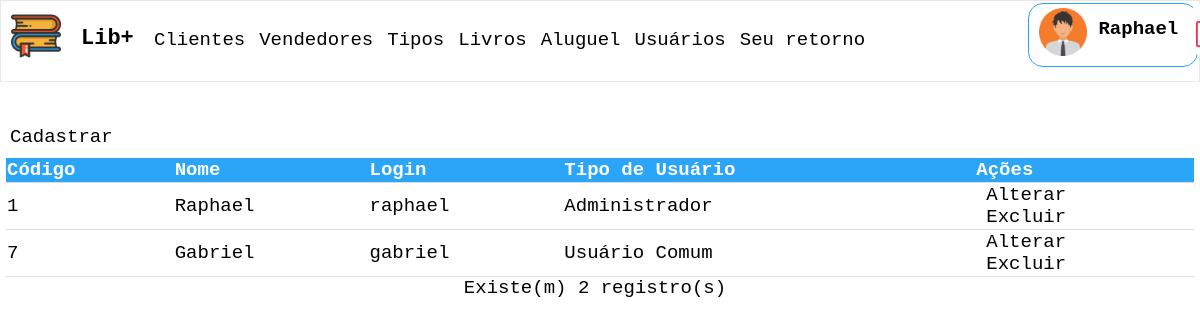
The page /listar_usuarios.php (signed in) on the database its author committed.
### tables this page shows
CREATE TABLE `usuario` (
  `id` int(11) NOT NULL,
  `nome` varchar(150) NOT NULL,
  `usuario` varchar(50) NOT NULL,
  `senha` varchar(100) NOT NULL,
  `sexo` varchar(30) NOT NULL,
  `tipo` varchar(200) NOT NULL
);

### listar_usuarios.php (the view, shortened to what this page needs)
<!DOCTYPE html>
<html lang="pt=br">
	<head>
	</head>
	<body>
		<?php include('menu.php'); ?>
		<a class="button_cadastrar" href="cadastrar_usuarios.php">Cadastrar</a>
		<table class="tabela">
			<thead class="thead_tabela">
				<tr class="tr_tabela">
					<th>Código</th>
					<th>Nome</th>
					<th>Login</th>
					<th>Tipo de Usuário</th>
					<th>Ações</th>
				</tr>
			</thead>
			<tbody class="tbody_tabela">
			<?php
				$sql = 'SELECT id, nome, usuario, tipo FROM usuario';
				$query = mysqli_query($conexao, $sql);
				while ($item = mysqli_fetch_array($query, MYSQLI_ASSOC)) {
			?>
				<tr>
					<td><?php echo $item['id']; ?></td>
					<td><?php echo $item['nome']; ?></td>
					<td><?php echo $item['usuario']; ?></td>
					<td><?php echo $item['tipo']; ?></td>
					<td>
						<a href="alterar_usuarios.php?id=<?php echo $item['id']; ?>">Alterar</a><br>
						<a href="excluir_usuarios.php?id=<?php echo $item['id']; ?>">Excluir</a>
					</td>
				</tr>
			<?php
				}
			?>
			</tbody>
		</table>
		<p> Existe(m) <?php echo mysqli_num_rows($query); ?> registro(s)</p>
	</body>
</html>

### css/style.css (style rules this page uses)
body { background: white; font-family: 'Calibri', monospace; font-style: normal; font-size: 19px; margin: 0px; }
.tabela { width: 99%; margin-top: 10px; margin-left: 0.5%; padding: 5px; height: 80px; border-collapse: collapse; }
th { text-align: left; }
.tabela thead { background-color: #2ba5f7; color: white; }
.tabela tbody, tr { border-bottom: 1px solid #dddddd; }
p { text-align: center; margin: 0 10px 0px 0px; }
a { color: black; margin-left: 10px; border-radius: 15px; background-color: white; text-decoration: none; font-weight: normal; }

### rows shown on the page
usuario: id "1", nome "Raphael", usuario "raphael", tipo "Administrador"
usuario: id "7", nome "Gabriel", usuario "gabriel", tipo "Usuário Comum"

### other values the page prints
$_SESSION['usuario']['nome'] "Raphael"
mysqli_num_rows($query) "2"
